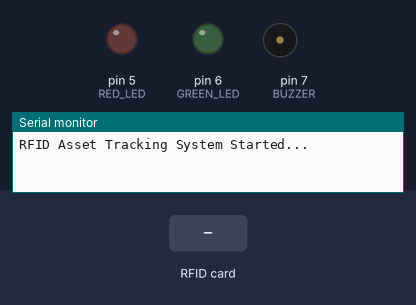
Bench run of a sketch on a simulated Arduino Uno, built with avr-gcc and run on an emulated ATmega328P. On the bench: output pins drawn as LEDs (lit = HIGH), buzzer (waves = sounding, pin HIGH), the last lines printed to the serial monitor. The inputs (shaded band) are chosen by the test bench. Pins used as bus, display or sensor lines are not drawn.

Above: at 1.2 s.
1.3 s: RFID card 5E 7A 19 C4 held to the reader
At 2.1 s:
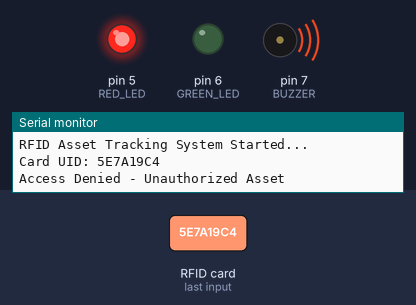
At 3.4 s:
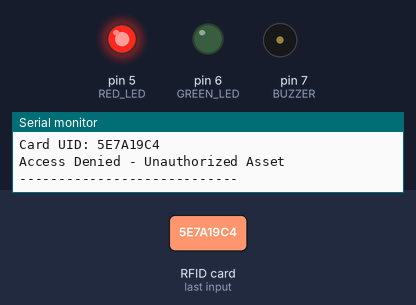
Timing chart, 0 to 5.8 s (numbered marks = the images above; inputs shaded):
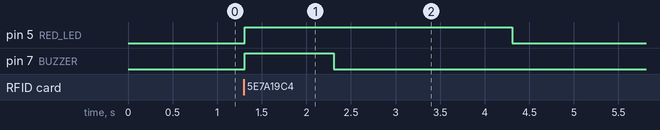

Measured:
- after the input at 1.3 s, pin 5 (RED_LED): LOW → HIGH at once, → LOW 3.0 s later; pin 7 (BUZZER): LOW → HIGH at once, → LOW 1.0 s later

The sketch:

sketch.ino
```cpp
#include <SPI.h>
#include <MFRC522.h>
#define SS_PIN 10
#define RST_PIN 9
#define GREEN_LED 6
#define RED_LED 5
#define BUZZER 7
MFRC522 mfrc522(SS_PIN, RST_PIN);
// Replace with your RFID UID (Check from Serial first)
String authorizedUID = "1234";
void setup() {
Serial.begin(9600);
SPI.begin();
mfrc522.PCD_Init();
pinMode(GREEN_LED, OUTPUT);
pinMode(RED_LED, OUTPUT);
pinMode(BUZZER, OUTPUT);
Serial.println("RFID Asset Tracking System Started...");
}
void loop() {
digitalWrite(GREEN_LED, LOW);
digitalWrite(RED_LED, LOW);
digitalWrite(BUZZER, LOW);
// Check for card
if (!mfrc522.PICC_IsNewCardPresent()) {
return;
}
if (!mfrc522.PICC_ReadCardSerial()) {
return;
}
String readUID = "";
for (byte i = 0; i < mfrc522.uid.size; i++) {
readUID += String(mfrc522.uid.uidByte[i], HEX);
}
readUID.toUpperCase();
Serial.print("Card UID: ");
Serial.println(readUID);
if (readUID == authorizedUID) {
Serial.println("Access Granted - Authorized Asset");
digitalWrite(GREEN_LED, HIGH);
digitalWrite(BUZZER, HIGH);
delay(500);
} else {
Serial.println("Access Denied - Unauthorized Asset");
digitalWrite(RED_LED, HIGH);
digitalWrite(BUZZER, HIGH);
delay(1000);
}
digitalWrite(BUZZER, LOW);
Serial.println("----------------------------");
delay(2000);
mfrc522.PICC_HaltA();
}
```
